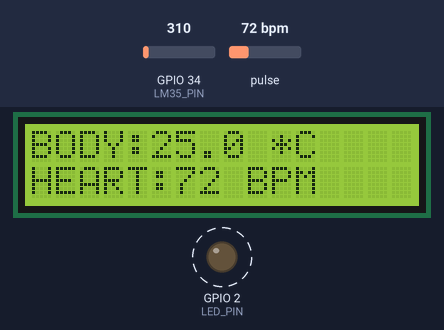
Bench run of a sketch on a simulated ESP32. Shown: 16×2 character LCD, output pins drawn as LEDs (lit = HIGH). Dashed ring = blinking. The inputs (shaded band) are chosen by the test bench; at power-on: pulse 72 bpm, GPIO 34 (LM35_PIN) = 310. WiFi joins after 1.5 s; servers stay silent unless stated; what the sketch prints to the serial monitor is not drawn.

Above: at 6.2 s.
6.3 s: pulse set to 130 bpm
At 6.54 s:
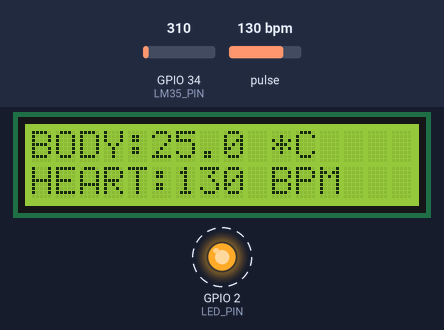
7.8 s: GPIO 34 (LM35_PIN) set to 372
At 8.03 s:
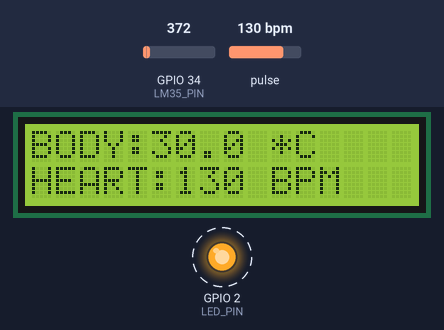
9.3 s: pulse set to 42 bpm
At 11.5 s:
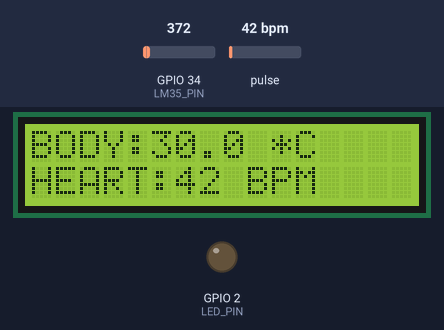
11.8 s: pulse set to 70 bpm
At 12.5 s:
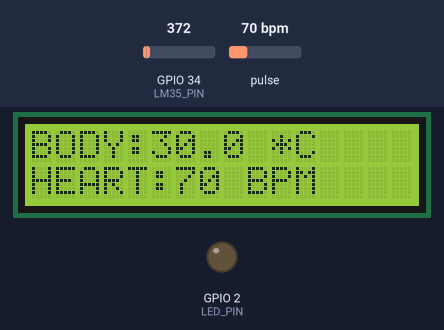
13.5 s: GPIO 34 (LM35_PIN) set to 434
At 14.3 s:
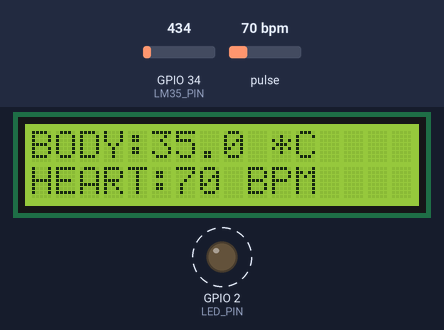
15.0 s: GPIO 34 (LM35_PIN) set to 527
At 16.1 s:
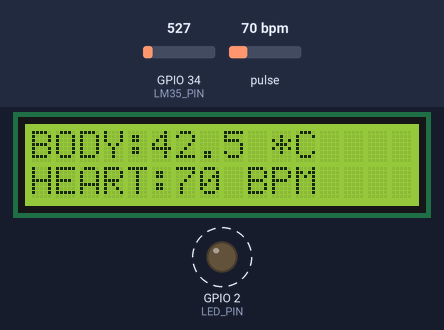
Timing chart, 0 to 17.8 s (numbered marks = the images above; inputs shaded):
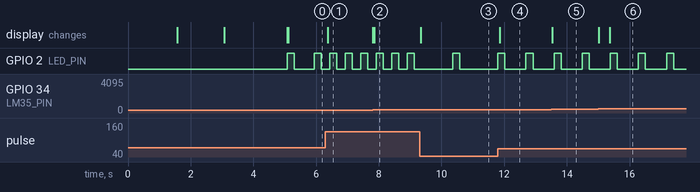

The sketch:

hastane_monitor_esp32.ino
```cpp
// ╔══════════════════════════════════════════════════════════╗
// ║   ESP32 — IoT Hastane Monitör Sistemi                   ║
// ║   LM35 Sıcaklık + Pulse Sensor + LCD + ThingSpeak      ║
// ║   Öznur Yakut                                           ║
// ╚══════════════════════════════════════════════════════════╝

#include <WiFi.h>
#include "ThingSpeak.h"
#include <LiquidCrystal.h>
#define USE_ARDUINO_INTERRUPTS false
#include <PulseSensorPlayground.h>

// WiFi Bilgileri
const char* ssid     = "Digiturk_ZTK6H4";     // WiFi adı
const char* password = "UFadTA7R3kFh";  // WiFi şifre

//  ThingSpeak Bilgileri
unsigned long channelID   = 2475738;         // Channel ID
const char*   writeAPIKey = "BQUOV5LCXFK23KSB";  // Write API

//Pin Tanımlamaları
#define LM35_PIN   34    // LM35 analog pin
#define PULSE_PIN  35    // Pulse Sensor analog pin
#define LED_PIN     2    // Kalp atışında yanan LED

// LCD bağlantısı: RS, EN, D4, D5, D6, D7
LiquidCrystal lcd(19, 23, 18, 17, 16, 15);

// Pulse Sensor
PulseSensorPlayground pulseSensor;
const int THRESHOLD = 550;

// Değişkenler
WiFiClient client;
int   myBPM   = 0;
float sicaklik = 0.0;

unsigned long previousMillis = 0;
const long    interval       = 15000;  // ThingSpeak min. 15 saniye

//  Setup
void setup() {
  Serial.begin(115200);

  // LED
  pinMode(LED_PIN, OUTPUT);
  digitalWrite(LED_PIN, LOW);

  // LCD başlat
  lcd.begin(16, 2);
  lcd.setCursor(0, 0);
  lcd.print("  IoT Patient");
  lcd.setCursor(0, 1);
  lcd.print(" Monitor System");
  delay(1500);
  lcd.clear();

  // Pulse Sensor
  pulseSensor.analogInput(PULSE_PIN);
  pulseSensor.blinkOnPulse(LED_PIN);  // LED kalp atışıyla yanıp söner
  pulseSensor.setThreshold(THRESHOLD);
  pulseSensor.begin();

  // WiFi bağlan
  WiFi.mode(WIFI_STA);
  WiFi.begin(ssid, password);
  lcd.setCursor(0, 0);
  lcd.print("WiFi baglaniyor");
  Serial.print("WiFi'ye baglaniliyor");
  while (WiFi.status() != WL_CONNECTED) {
    delay(500);
    Serial.print(".");
  }
  Serial.println("\nBaglandi! IP: " + WiFi.localIP().toString());

  // LCD'de IP göster
  lcd.clear();
  lcd.setCursor(0, 0);
  lcd.print("Baglandi!");
  lcd.setCursor(0, 1);
  lcd.print(WiFi.localIP());
  delay(2000);
  lcd.clear();

  // ThingSpeak başlat
  ThingSpeak.begin(client);
  Serial.println("Sistem hazir!");
}


void loop() {

  // Kalp atışı oku
  myBPM = pulseSensor.getBeatsPerMinute();
  if (pulseSensor.sawStartOfBeat()) {
    Serial.print("Kalp Atisi: ");
    Serial.print(myBPM);
    Serial.println(" BPM");
  }

  //  LM35 sıcaklık oku
  // ESP32 ADC: 3.3V, 12-bit (4095)
  // LM35: 10mV/°C
int raw = 0;
for(int i = 0; i < 10; i++) {
  raw += analogRead(LM35_PIN);
  delay(2);
}
raw /= 10;
float voltage = raw * (3.3 / 4095.0);
sicaklik      = voltage * 100.0;

  //LCD güncelle
  lcd.setCursor(0, 0);
  lcd.print("BODY:");
  lcd.print(sicaklik, 1);
  lcd.print(" *C  ");

  lcd.setCursor(0, 1);
  lcd.print("HEART:");
  lcd.print(myBPM);
  lcd.print(" BPM  ");

  //  ThingSpeak'e gönder (her 15 saniyede bir)
  unsigned long currentMillis = millis();
  if (currentMillis - previousMillis >= interval) {
    previousMillis = currentMillis;

    ThingSpeak.setField(1, myBPM);
    ThingSpeak.setField(2, sicaklik);

    int kod = ThingSpeak.writeFields(channelID, writeAPIKey);
    if (kod == 200) {
      Serial.println("ThingSpeak'e gonderildi!");
    } else {
      Serial.print("Hata kodu: ");
      Serial.println(kod);
    }
  }

  delay(20);
}
```

Measured:
- after the input at 6.3 s, the display: changes after 0.07 s (image 1)
- after the input at 7.8 s, the display: first changes at once (image 2 shows a later state)
- after the input at 9.3 s, the display: changes at once (image 3)
- after the input at 11.8 s, the display: changes after 0.06 s (image 4)
- after the input at 13.5 s, the display: changes at once (image 5)
- after the input at 15.0 s, the display: first changes at once (image 6 shows a later state)
- by itself, GPIO 2 (LED_PIN): alternates HIGH for 0.23 s and LOW for 0.68 s
